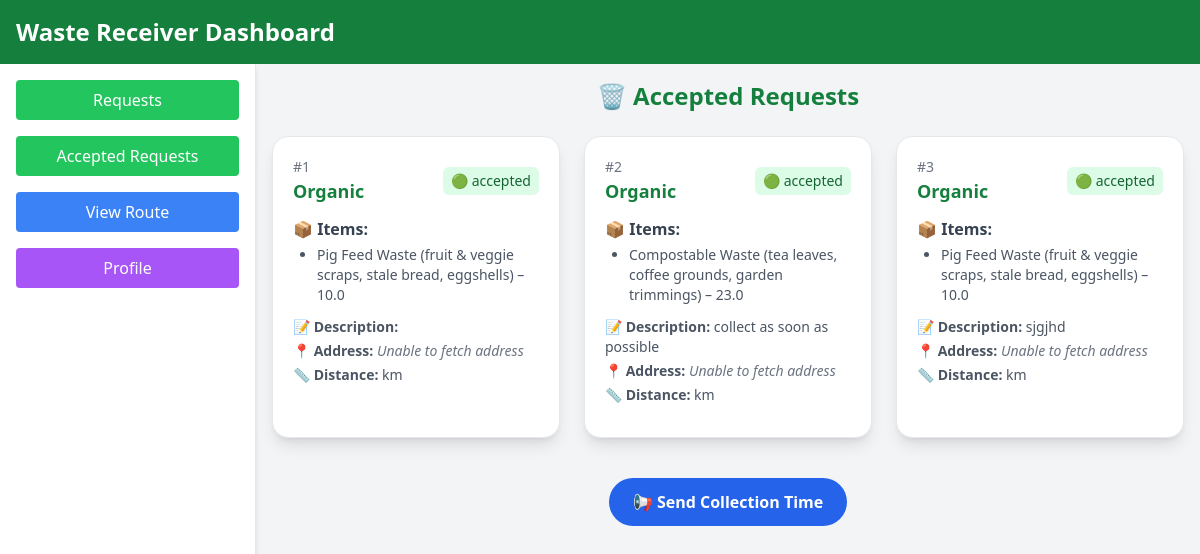
Screenshot of /organization/accepted_requests/ (signed in) with the database file from the repository.
### Household/models.py (models this page shows, shortened)
class WasteReport(models.Model):
    WASTE_TYPE_CHOICES=[
        ('organic','Organic'),
        ('nonorganic','Non-Organic'),
        ('ewaste','E-Easte')
    ]
    STATUS_CHOICES=[
        ('pending','Pending'),
         ('accepted','Accepted'),
        ('completed','Completed'),
    ]
    user = models.ForeignKey(settings.AUTH_USER_MODEL, on_delete=models.CASCADE)
    waste_type = models.CharField(max_length=20, choices=WASTE_TYPE_CHOICES)
    items = models.JSONField()
    description = models.TextField(blank=True)
    location = models.CharField(max_length=100)
    status = models.CharField(max_length=20, choices=STATUS_CHOICES, default='pending')
    report_time = models.DateTimeField(default=timezone.now)
    points = models.IntegerField(default=0)
    collected_by = models.CharField(blank=True,null=True, default=None,max_length=50)
    collected_at = models.DateTimeField(null=True, blank=True, default=None)

### Organization/views.py (the view)
# urls.py: path('accepted_requests/', views.accepted_requests, name='accepted_requests'),
def accepted_requests(request):
    user_type = request.user.organization.waste_type
    if user_type == 'Degradable':
        reports = WasteReport.objects.filter(status='accepted', waste_type='organic')
    elif user_type == 'Non-degradable':
        reports = WasteReport.objects.filter(status='accepted', waste_type='nonorganic')
    elif user_type == 'E-waste':
        reports = WasteReport.objects.filter(status='accepted', waste_type='ewaste')
    else:
        reports = WasteReport.objects.none()
    for report in reports:
        try:
            lat, lng = map(str.strip, report.location.split(','))
            report.lat = lat
            report.lng = lng
        except Exception:
            report.lat = ''
            report.lng = ''
    context = {'reports': reports}
    return render(request, 'accepted_requests.html', context)

### Organization/templates/accepted_requests.html (shortened to what this page needs)
{% extends 'reciever_base.html' %}
{% block content %}
<h2 class="text-2xl font-bold mb-6 text-center text-green-700">🗑️ Accepted Requests</h2>
<div class="grid gap-6 sm:grid-cols-1 md:grid-cols-2 lg:grid-cols-3">
  {% for report in reports %}
  <div class="bg-white rounded-2xl shadow-lg p-5 border border-gray-200 relative hover:shadow-xl transition"
       data-lat="{{ report.lat }}" data-lng="{{ report.lng }}">
    <div class="flex justify-between items-center mb-3">
      <div>
        <p class="text-sm text-gray-500">#{{ report.id }}</p>
        <h3 class="text-lg font-semibold text-green-700">{{ report.get_waste_type_display }}</h3>
      </div>
      <div class="text-sm px-2 py-1 bg-green-100 text-green-800 rounded-md">🟢 {{report.status}}</div>
    </div>
    <div class="mb-3">
      <p class="font-semibold text-gray-700 mb-1">📦 Items:</p>
      <ul class="list-disc ml-6 text-sm text-gray-600">
        {% for item in report.items %}
        <li>{{ item.item }} – {{ item.quantity }}</li>
        {% endfor %}
      </ul>
    </div>
    <p class="text-sm text-gray-600 mb-1"><strong>📝 Description:</strong> {{ report.description }}</p>
    <p class="text-sm text-gray-600 mb-1"><strong>📍 Address:</strong> <span class="human-readable-address italic text-gray-500">Loading...</span></p>
    <p class="text-sm text-gray-600 mb-3"><strong>📏 Distance:</strong> {{ report.distance }} km</p>
  </div>
  {% endfor %}
</div>
<div class="mt-10 text-center">
  <button
    class="bg-blue-600 hover:bg-blue-700 text-white font-bold py-3 px-6 rounded-full transition"
    onclick="sendNotification()"
  >
    📢 Send Collection Time
  </button>
</div>
{% endblock content %}

### Organization/templates/reciever_base.html (shortened to what this page needs)
<!DOCTYPE html>
<html lang="en">
<head>
  <script src="https://cdn.tailwindcss.com"></script>
  <link rel="stylesheet" href="https://unpkg.com/leaflet/dist/leaflet.css" />
  <link rel="stylesheet" href="https://unpkg.com/leaflet-routing-machine@latest/dist/leaflet-routing-machine.css" />
</head>
<body class="bg-gray-100 min-h-screen">
  <header class="bg-green-700 text-white p-4 flex justify-between items-center">
    <h1 class="text-xl md:text-2xl font-bold">Waste Receiver Dashboard</h1>
  </header>
  <div class="flex flex-col md:flex-row min-h-screen">
    <aside id="sidebar"
      class="hidden md:block w-full md:w-64 bg-white border-r shadow-md p-4 space-y-4 transition duration-300 ease-in-out z-50 absolute md:relative md:translate-x-0">
      <a href="{% url 'requests' %}"
        class="block text-center bg-green-500 text-white py-2 px-4 rounded hover:bg-green-600 mb-2">Requests</a>
      <a href="{% url 'accepted_requests' %}"
        class="block text-center bg-green-500 text-white py-2 px-4 rounded hover:bg-green-600 mb-2">Accepted Requests</a>
      <a href="{% url 'route' %}"
        class="block text-center bg-blue-500 text-white py-2 px-4 rounded hover:bg-blue-600 mb-2">View Route</a>
      <a href="{% url 'receiver_profile' %}"
        class="block text-center bg-purple-500 text-white py-2 px-4 rounded hover:bg-purple-600">Profile</a>
    </aside>
    <main class="flex-1 p-4 mt-4 md:mt-0">
      {% block content %}{% endblock %}
    </main>
  </div>
</body>
</html>

### rows the page displays
WasteReport: id "1", waste_type "Organic", status "accepted", item "Pig Feed Waste (fruit & veggie scraps, stale bread, eggshells)", quantity "10.0"
WasteReport: id "2", waste_type "Organic", status "accepted", item "Compostable Waste (tea leaves, coffee grounds, garden trimmings)", quantity "23.0", description "collect as soon as possible"
WasteReport: id "3", waste_type "Organic", status "accepted", item "Pig Feed Waste (fruit & veggie scraps, stale bread, eggshells)", quantity "10.0", description "sjgjhd"
